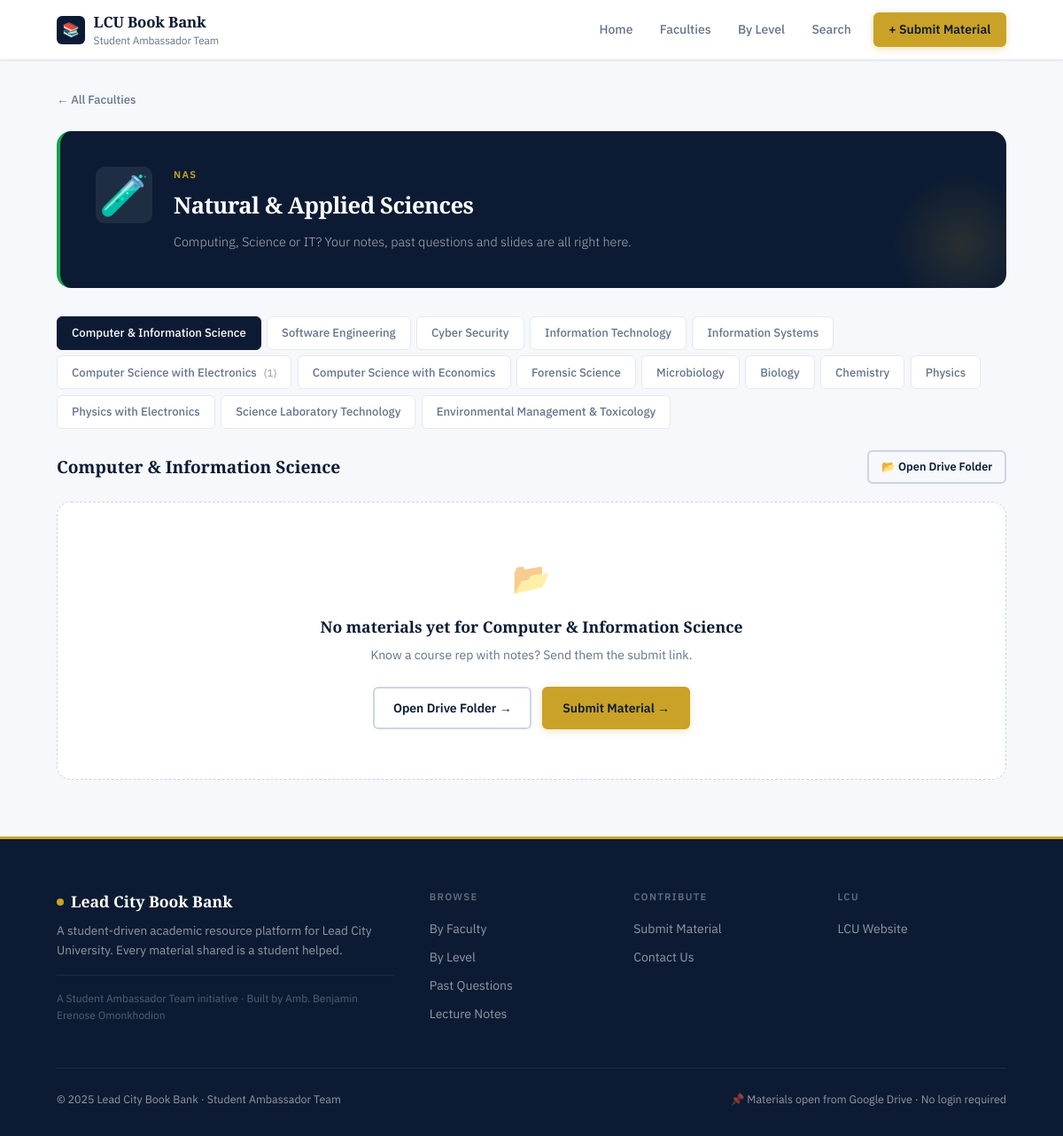
Page /faculty/natural-applied-sciences/ on the committed database.
### core/models.py (models this page shows, shortened)
class Faculty(models.Model):
    name        = models.CharField(max_length=200)
    slug        = models.SlugField(unique=True)
    abbr        = models.CharField(max_length=10)
    emoji       = models.CharField(max_length=10, default="📚")
    degree      = models.CharField(max_length=60)          # e.g. "B.Sc"
    description = models.TextField()
    drive_url   = models.URLField(blank=True)
    color       = models.CharField(max_length=7, default="#0c1b33")
    order       = models.PositiveIntegerField(default=0)   # display order
    class Meta:
        verbose_name_plural = "Faculties"
        ordering = ["order", "name"]
    def dept_count(self):
        return self.departments.count()

class Department(models.Model):
    faculty   = models.ForeignKey(Faculty, on_delete=models.CASCADE,
                                   related_name="departments")
    name      = models.CharField(max_length=200)
    slug      = models.SlugField()
    drive_url = models.URLField(blank=True)
    order     = models.PositiveIntegerField(default=0)
    class Meta:
        ordering = ["order", "name"]
        unique_together = [["faculty", "slug"]]
    def material_count(self):
        return self.resources.filter(status="approved").count()

### core/views.py (the view)
# urls.py: path("faculty/<slug:slug>/",      views.faculty_detail,  name="faculty"),
def faculty_detail(request, slug):
    faculty = get_object_or_404(
        Faculty.objects.prefetch_related("departments"), slug=slug
    )
    departments = faculty.departments.all()
    dept_slug = request.GET.get("dept")
    if dept_slug:
        active_dept = get_object_or_404(Department, faculty=faculty, slug=dept_slug)
    else:
        active_dept = departments.first()
    materials = Resource.objects.filter(
        department=active_dept, status="approved"
    ).order_by("-published_at") if active_dept else []
    return render(request, "core/faculty.html", {
        "faculty":     faculty,
        "departments": departments,
        "active_dept": active_dept,
        "materials":   materials,
    })

### core/context_processors.py (called while the page is built)
def site_stats(request):
    return {
        "total_materials": Resource.objects.filter(status="approved").count(),
        "total_faculties": Faculty.objects.count(),
        "total_depts": sum(f.dept_count() for f in Faculty.objects.all()),
    }

### templates/core/faculty.html (shortened to what this page needs)
{% extends "core/base.html" %}
{% block content %}
<div class="container" style="padding-top:2rem;padding-bottom:4rem;">
  <a href="{% url 'home' %}#faculties" style="display:inline-flex;align-items:center;gap:.4rem;font-size:.82rem;color:var(--text-3);margin-bottom:1.5rem;font-weight:500;">← All Faculties</a>
  <div class="faculty-hero" style="border-left:4px solid {{ faculty.color }};">
    <div class="faculty-hero__inner">
      <div class="faculty-hero__emoji">{{ faculty.emoji }}</div>
      <div>
        <div class="faculty-hero__abbr">{{ faculty.abbr }}</div>
        <h1 class="faculty-hero__name">{{ faculty.name }}</h1>
        <p class="faculty-hero__desc">{{ faculty.description }}</p>
      </div>
    </div>
  </div>
  <div class="dept-tabs">
    {% for dept in departments %}
    <a href="{% url 'faculty' faculty.slug %}?dept={{ dept.slug }}"
       class="dept-tab {% if dept == active_dept %}active{% endif %}">
      {{ dept.name }}
      {% if dept.material_count %}<span style="margin-left:.3rem;opacity:.6;font-size:.72rem;">({{ dept.material_count }})</span>{% endif %}
    </a>
    {% endfor %}
  </div>
  {% if active_dept %}
  <div style="display:flex;align-items:center;justify-content:space-between;margin-bottom:1.25rem;flex-wrap:wrap;gap:.75rem;">
    <h2 style="font-family:var(--font-display);font-size:1.2rem;font-weight:700;color:var(--navy);">
      {{ active_dept.name }}
    </h2>
    {% if active_dept.drive_url %}
    <a href="{{ active_dept.drive_url }}" target="_blank" class="btn btn--outline btn--sm">📂 Open Drive Folder</a>
    {% endif %}
  </div>
  {% if materials %}
  <div class="materials-grid">
    {% for resource in materials %}
    {% include "core/_material_card.html" %}
    {% endfor %}
  </div>
  {% else %}
  <div class="empty-state">
    <div class="empty-state__icon">📂</div>
    <p class="empty-state__title">No materials yet for {{ active_dept.name }}</p>
    <p class="empty-state__sub">Know a course rep with notes? Send them the submit link.</p>
    <div class="empty-state__actions">
      {% if active_dept.drive_url %}
      <a href="{{ active_dept.drive_url }}" target="_blank" class="btn btn--outline">Open Drive Folder →</a>
      {% endif %}
      <a href="{% url 'upload' %}" class="btn btn--primary">Submit Material →</a>
    </div>
  </div>
  {% endif %}
  {% endif %}
</div>
{% endblock %}

### static/css/style.css (style rules this page uses)
:root { --navy: #0c1b33; --navy-mid: #142040; --navy-light: #1e3056; --gold: #c9a227; --gold-light: #e8c84a; --gold-muted: #f5e9bb; --gold-faint: #fdf8ec; --slate: #64748b; --border: #e4e9f0; --border-dark: #cbd5e1; --surface: #ffffff; --surface-2: #f6f8fb; --surface-3: #eef1f6; --text: #0c1b33; --text-2: #334155; --text-3: #64748b; --red: #b91c1c; --font-display: 'Playfair Display', Georgia, serif; --font-body: 'IBM Plex Sans', system-ui, sans-serif; --radius: 10px; --radius-sm: 6px; --radius-lg: 16px; --nav-h: 68px; --shadow-xs: 0 1px 2px rgba(12,27,51,.06); --shadow-sm: 0 1px 3px rgba(12,27,51,.08), 0 4px 12px rgba(12,27,51,.07); --shadow-md: 0 4px 8px rgba(12,27,51,.08), 0 16px 40px rgba(12,27,51,.12); --shadow-gold: 0 8px 32px rgba(201,162,39,.25); }
*, *::before, *::after { box-sizing: border-box; margin: 0; padding: 0; }
html { scroll-behavior: smooth; }
body { font-family: var(--font-body); font-size: 15px; color: var(--text); background: var(--surface-2); line-height: 1.65; -webkit-font-smoothing: antialiased; }
a { color: inherit; text-decoration: none; }
.container { max-width: 1120px; margin: 0 auto; padding: 0 1.5rem; }
.btn { display: inline-flex; align-items: center; justify-content: center; padding: .65rem 1.3rem; border-radius: var(--radius-sm); font-weight: 600; font-size: .875rem; transition: all .15s; cursor: pointer; font-family: var(--font-body); }
.btn--primary { background: var(--gold); color: var(--navy); border: 2px solid var(--gold); box-shadow: 0 2px 8px rgba(201,162,39,.3); }
.btn--outline { background: transparent; color: var(--navy); border: 2px solid var(--border-dark); }
.btn--sm { padding: .4rem .85rem; font-size: .8rem; }
.faculty-hero { background: var(--navy); color: #fff; padding: 2.5rem; border-radius: var(--radius-lg); margin-bottom: 2rem; position: relative; overflow: hidden; }
.faculty-hero::before { content: ""; position: absolute; bottom: -30px; right: -30px; width: 160px; height: 160px; border-radius: 50%; background: radial-gradient(circle, rgba(201,162,39,.15) 0%, transparent 70%); }
.faculty-hero__inner { display: flex; gap: 1.5rem; align-items: flex-start; position: relative; }
.faculty-hero__emoji { font-size: 2.8rem; flex-shrink: 0; width: 64px; height: 64px; background: rgba(255,255,255,.08); border-radius: var(--radius); display: flex; align-items: center; justify-content: center; }
.faculty-hero__abbr { font-size: .7rem; font-weight: 600; letter-spacing: .12em; color: var(--gold); text-transform: uppercase; margin-bottom: .3rem; }
.faculty-hero__name { font-family: var(--font-display); font-size: 1.6rem; font-weight: 700; letter-spacing: -.02em; margin-bottom: .5rem; }
.faculty-hero__desc { font-size: .9rem; color: rgba(255,255,255,.65); font-weight: 300; }
.dept-tabs { display: flex; gap: .4rem; flex-wrap: wrap; margin-bottom: 1.5rem; }
.dept-tab { padding: .45rem 1rem; border-radius: var(--radius-sm); border: 1.5px solid var(--border); font-size: .82rem; font-weight: 500; color: var(--text-3); background: var(--surface); transition: all .15s; display: inline-block; }
.dept-tab.active { background: var(--navy); border-color: var(--navy); color: #fff; }
.empty-state { text-align: center; padding: 3.5rem 2rem; background: var(--surface); border: 1.5px dashed var(--border-dark); border-radius: var(--radius-lg); }
.empty-state__icon { font-size: 2.2rem; margin-bottom: .75rem; opacity: .6; }
.empty-state__title { font-family: var(--font-display); font-size: 1.1rem; font-weight: 700; color: var(--navy); margin-bottom: .4rem; }
.empty-state__sub { font-size: .875rem; color: var(--text-3); margin-bottom: 1.5rem; }
.empty-state__actions { display: flex; gap: .75rem; justify-content: center; flex-wrap: wrap; }

### rows in the picture
Faculty: emoji "🧪", abbr "NAS", name "Natural & Applied Sciences", description "Computing, Science or IT? Your notes, past questions and slides are all right here."
Department: name "Computer & Information Science"
Department: name "Software Engineering"
Department: name "Cyber Security"
Department: name "Information Technology"
Department: name "Information Systems"
Department: name "Computer Science with Electronics", material_count "1"
Department: name "Computer Science with Economics"
Department: name "Forensic Science"
Department: name "Microbiology"
Department: name "Biology"
Department: name "Chemistry"
Department: name "Physics"
Department: name "Physics with Electronics"
Department: name "Science Laboratory Technology"
Department: name "Environmental Management & Toxicology"
